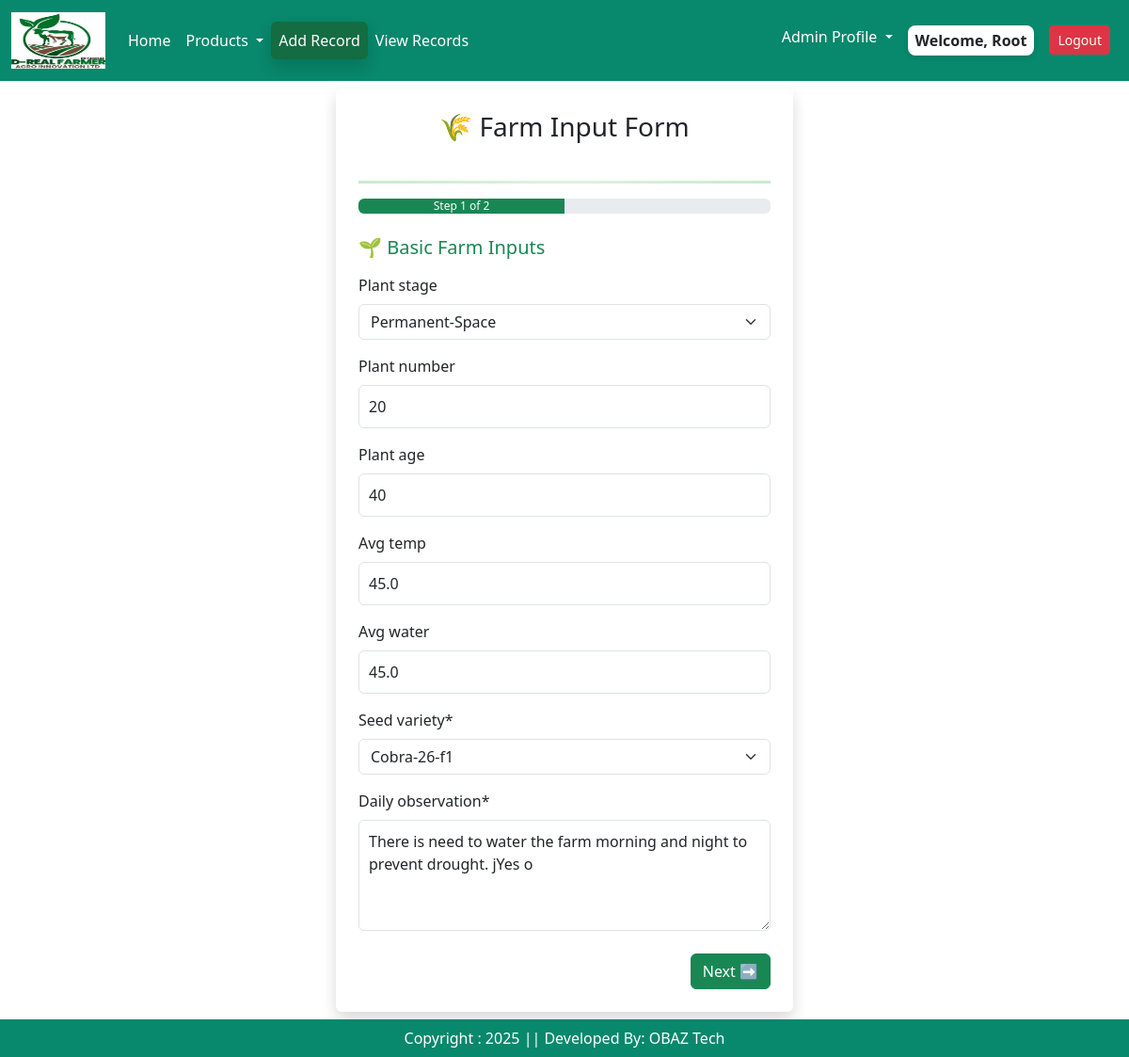
The app's page /farmrecords/edit/19 (signed in) with its own data.
### app/models.py (models this page shows, shortened)
class Farminputs(models.Model):
    user = models.ForeignKey(User, on_delete=models.CASCADE)
    plant_stage =  models.CharField(choices = stage_choices , max_length = 2, null=True, blank=True)
    plant_number = models.IntegerField(default= 0,null=True, blank=True)
    plant_age =  models.IntegerField(default= 0,null=True, blank=True)
    cocopeat_name= models.CharField(choices = cocopeat_choices , max_length = 2, null=True, blank=True)
    cocopeat_weight = models.FloatField(default= 0, null=True, blank=True)
    avg_temp = models.FloatField(default= 0, null=True, blank=True)
    avg_water = models.FloatField(default= 0, null=True, blank=True)
    seed_variety = models.CharField(choices = seed_choices, max_length = 2)
    daily_observation = models.TextField( default = '')
    created_at = models.DateTimeField(auto_now_add=True)
    class Meta:
        verbose_name = "Farminput"
        verbose_name_plural = "Farminput"  # Prevents Django from adding "s"

### app/views.py (the view)
# urls.py: path('farmrecords/edit/<int:pk>', views.farmrecords_edit, name = "farmrecordsedit"),
@login_required(login_url = 'user_login')
def farmrecords_edit(request, pk):
    item = Farminputs.objects.get(id=pk)
    try:
        item_two = Farminputtwo.objects.get(FI=item)
    except Farminputtwo.DoesNotExist:
        item_two = None  # if it doesn't exist yet
    if request.method == 'POST':
        form = FarminputForm(request.POST, instance=item)
        formtwo = FarminputtwoForm(request.POST, instance=item_two)
        if form.is_valid() and formtwo.is_valid():
            updated_item = form.save()
            updated_item_two = formtwo.save(commit=False)
            updated_item_two.FI = updated_item  # Link to Farminputs
            updated_item_two.save()
            messages.success(request, "✅ Record updated successfully.")
            return redirect('viewrecords')
    else:
        form = FarminputForm(instance=item)
        formtwo = FarminputtwoForm(instance=item_two)
    context = {
        'form': form,
        'formtwo': formtwo
    }
    return render(request, 'edit_farminginput.html', context)

### app/forms.py
class FarminputForm(forms.ModelForm):
    class Meta:
        model = Farminputs
        fields = ['plant_stage','plant_number','plant_age','cocopeat_name','cocopeat_weight',
                  'avg_temp','avg_water', 'seed_variety',
                  'daily_observation']
        widgets = {
            "daily_observation": forms.Textarea(attrs={"rows": 4})  # 👈 make textarea taller
        }

class FarminputtwoForm(forms.ModelForm):
    class Meta:
        model = Farminputtwo
        fields = ['fungicide_name','avg_fungicide','insecticide_name','avg_insecticide',
                  'micronutrient_name', 'avg_micronutrient','fertilizer_name',
                  'avg_fertilizer']

### app/templates/edit_farminginput.html (shortened to what this page needs)
{% extends 'base.html' %}
{% load static %}
{% load crispy_forms_tags %}
{% block main-content %}
<div class="container mt-2 mb-5">
  <div class="row justify-content-center">
    <div class="col-md-6 col-lg-5">
      <div class="card shadow border-0 p-4">
        <h3 class="text-center mb-4">🌾 Farm Input Form</h3>
        <hr class="gradient-double">
        <div class="progress mb-4">
          <div id="progress-bar" class="progress-bar bg-success" style="width: 50%;">
            Step 1 of 2
          </div>
        </div>
        <form method="POST" id="farmForm">
          <div class="form-step" id="step1">
            <h5 class="mb-3 text-success">🌱 Basic Farm Inputs</h5>
            {{ form|crispy }}
            <div class="d-flex justify-content-end mt-4">
              <button type="button" class="btn btn-success" id="nextBtn">Next ➡</button>
            </div>
          </div>
        </form>
      </div>
    </div>
  </div>
</div>
<br/><br/>
<br/><br/>
{% endblock main-content %}

### app/templates/base.html (shortened to what this page needs)
<!DOCTYPE html>
{% load static %}
<html lang="en">
<head>
    <link href = "https://cdn.jsdelivr.net/npm/bootstrap@5.3.3/dist/css/bootstrap.min.css" rel = "stylesheet"
    />
    <link href="https://cdn.jsdelivr.net/npm/bootstrap-icons/font/bootstrap-icons.css" rel="stylesheet"/>
    <link rel = "stylesheet" href = "{% static '/css/owl.carousel.min.css' %}" />
    <link rel = "stylesheet" href = "{% static '/css/all.min.css' %}" />
     <link rel = "stylesheet" href = "{% static '/css/style.css' %}" />
</head>
<body>
<div class = "row">
  <div class = "col-sm-12">
<nav class="navbar navbar-expand-lg" >
  <div class="container-fluid">
   <a class="navbar-brand" href="{% url 'home' %}"><img src = "{% static "/images/site_logo.png" %}" width = "100" height = "60"/></a>
{% if user.is_authenticated %}
    <div class="collapse navbar-collapse" id="navbarNavDropdown">
      <ul class="navbar-nav me-auto mb-2 mb-lg-0">
        <li class="nav-item">
          <a class="nav-link active" aria-current="page" href="#">Home</a>
        </li>
        <li class="nav-item dropdown">
          <a class="nav-link dropdown-toggle" href="#" role="button" data-bs-toggle="dropdown" aria-expanded="false">
            Products
          </a>
        </li>
           <li class="nav-item">
          <a class="nav-link active btn btn-success shadow" aria-current="page" href="{% url 'register' %}">Add Record</a>
        </li>
   <li class="nav-item">
          <a class="nav-link active" aria-current="page" href="{% url 'viewrecords' %}">View Records</a>
        </li>
      </ul>
      <ul class="navbar-nav ml-auto">
          {% if user.is_authenticated and user.is_staff and user.is_superuser %}
        <li class="nav-item dropdown">
          <a class="nav-link dropdown-toggle  text-dark" href="#" role="button" data-bs-toggle="dropdown" aria-expanded="false">
            Admin Profile
          </a>
        </li>
        {% endif %}
         <li class="nav-item p-2">
       {% if request.user.is_authenticated %} <span class = "welcome-user text-dark text-capitalize px-2 py-1">  welcome, {{request.user}} {% endif %}</span>
        </li>
        <li class="nav-item p-2">
           <a href="{% url 'user_logout' %}" class="btn btn-danger btn-sm">Logout</a>
        </li>
</ul>
   {% endif %}
    </div>
  </div>
</nav>
</div>
{% block main-content %}{% endblock main-content %}
<footer class = "container-fluid fixed-bottom text-white text-center p-2 mt-5">
Copyright : 2025 || Developed By: OBAZ Tech
</footer>
</body>
</html>

### app/static/css/style.css (style rules this page uses)
.navbar { background-color: rgb(8, 136, 108) !important; }
.nav-link { color: white !important; }
footer { background-color: rgb(8, 136, 108) !important; }
.form-control { padding: 10px !important; }
.gradient-double { border: none; height: 4px; background: linear-gradient(to bottom, #333 33%, transparent 33%, transparent 66%, #333 66%); }
.welcome-user { background-color: #fff; border-radius: 8px; font-weight: 600; box-shadow: 0 2px 5px rgba(0, 0, 0, 0.1); display: inline-block; }
.gradient-double { height: 3px; background: linear-gradient(to right, #28a745, #81c784, #28a745); border: none; margin: 1rem 0; }

### records on screen
Farminputs: plant_stage "Permanent-Space", plant_number "20", plant_age "40", avg_temp "45.0", avg_water "45.0", seed_variety "Cobra-26-f1", daily_observation "There is need to water the farm morning and night to prevent drought. jYes o"

### other values on screen
{{ request.user }} "Root"
